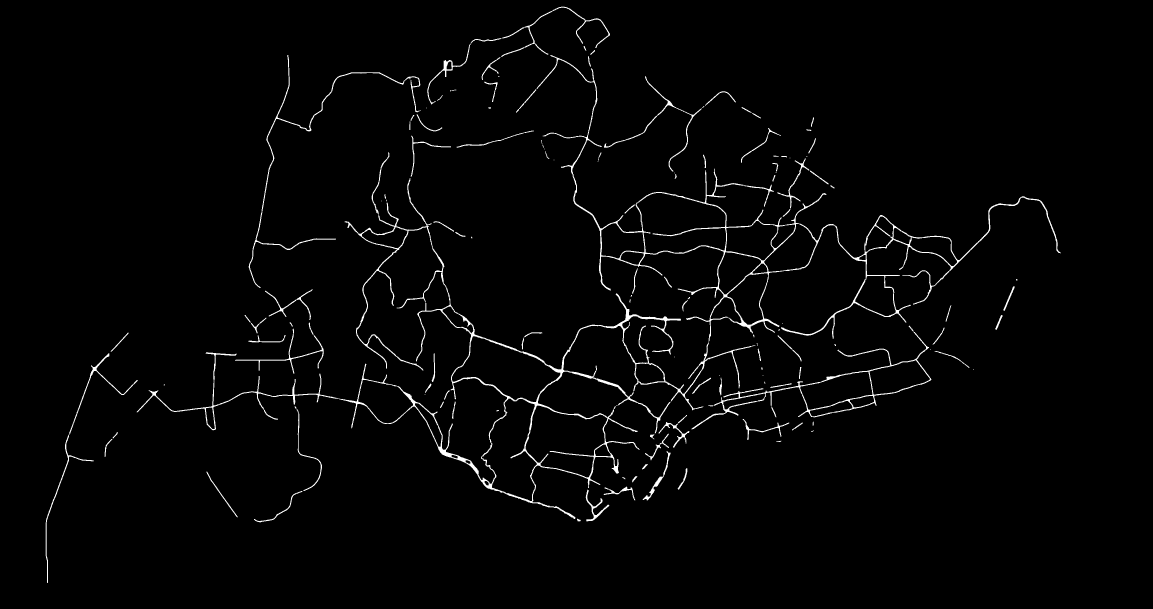
#> input picture map_processing/road2_edit.png, 3458 x 1825 px (shown at 1/3 size)
$ python make_nodes2.py
#> lines starting #> are read from the running program, lines starting #| are printed output that depends on the picture; after the words box and inside, x2 and y2 are one past the last pixel; in counts of white or black regions, pixels touching at a corner belong together
import cv2
import numpy as np
from sklearn.cluster import KMeans
import pickle

img = cv2.imread('road2_edit.png')
#> img is the input picture: shape (1825, 3458, 3); min 0, max 255, mean 4.9

mask = cv2.inRange(img, np.array([100, 100, 100]), np.array([255, 255, 255]))
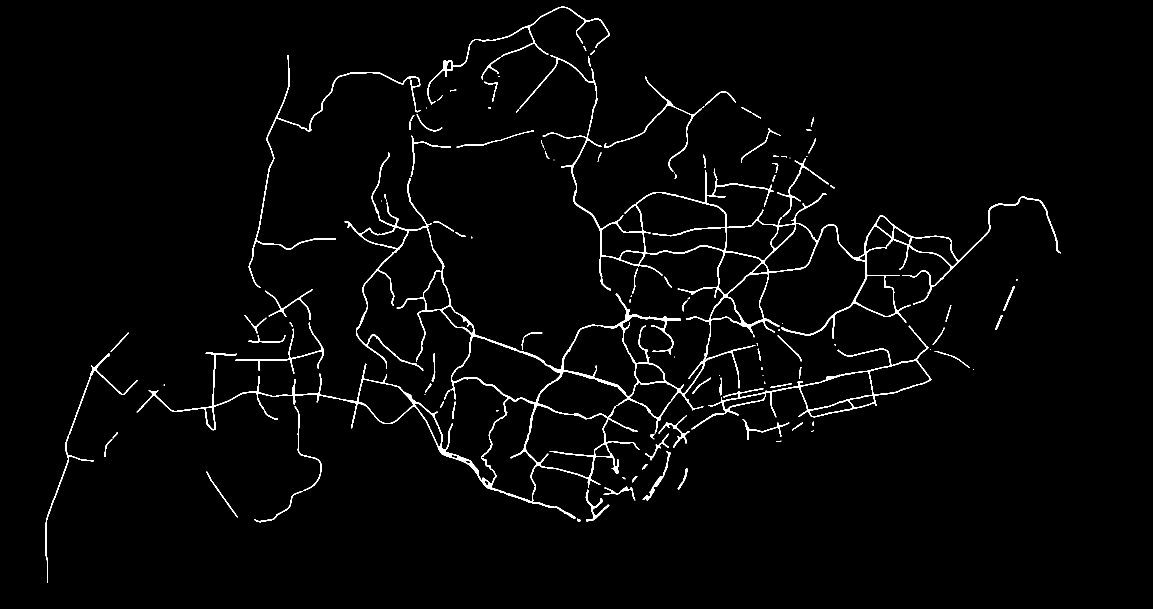
#> mask: shape (1825, 3458) (shown at 1/3 size); 1.9% white; 130 white regions (28 under 20 px), largest, box (x1, y1, x2, y2) and area: (410, 165, 3182, 1557) 73633, (2074, 996, 2794, 1288) 8183, (746, 165, 1262, 864) 5355

print(mask.shape)
#| (1825, 3458)
print(np.sum(mask) // 255)
#| 120509.0
# 120k points

cv2.imwrite("temp.png", mask)

# Extract list of (y,x) coordinates
h, w = mask.shape
#> h = 1825; w = 3458
points = [(y,x) for y in range(h) for x in range(w) if mask[y,x] == 255]
#> points = 120509 items

# Run Kmeans
print('Running Kmeans...')
N = 900
kmeans = KMeans(n_clusters=N, random_state=0).fit(points)

centers = kmeans.cluster_centers_
#> centers = 900 pairs, first value 22.73 to 1733.3, second value 138 to 3172.8
centers = [(int(c[1]), int(c[0])) for c in centers]
#> centers = 900 pairs, first value 138 to 3172, second value 22 to 1733

# Save clusters
with open('centroids2.pkl', 'wb') as f:
    pickle.dump(centers, f)

t2 = np.array(img)
for i,c in enumerate(centers):
    t2 = cv2.putText(t2, f'{i}', c, cv2.FONT_HERSHEY_SIMPLEX, 1, [0,0,255], 2, cv2.LINE_AA)
    t2 = cv2.circle(t2, c, 5, [0,0,255], 2)
#> this loop made 900 passes
#> c on passes 1 to 3: (2773, 1033), (1379, 1099), (1710, 193)
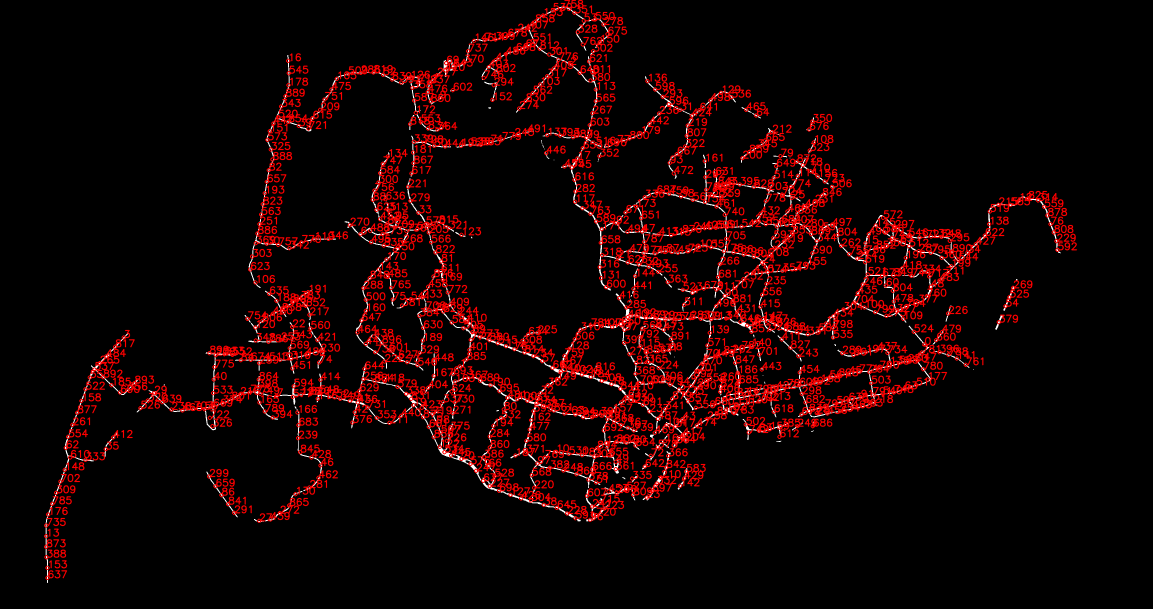
#> t2: shape (1825, 3458, 3) (shown at 1/3 size); mean B, G, R 2.9, 2.9, 23.1

cv2.imwrite("r2.png", t2)

$ run again, with map_processing/road1_edit.png copied over map_processing/road2_edit.png
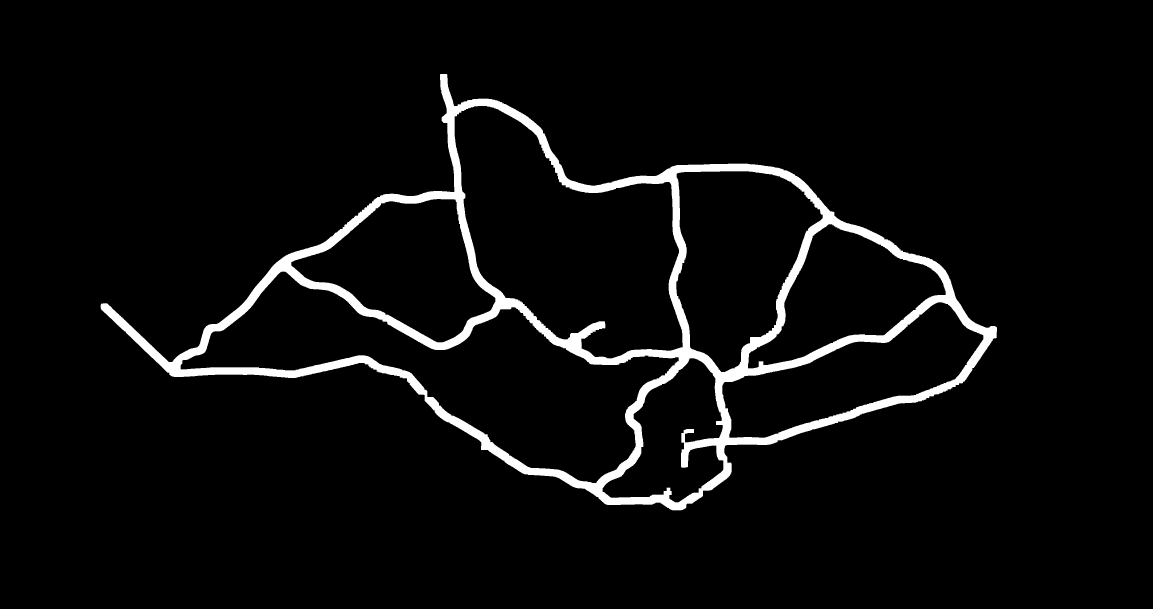
#> input picture map_processing/road1_edit.png, 3458 x 1825 px (shown at 1/3 size)
#> img is the input picture: shape (1825, 3458, 3); min 0, max 255, mean 11.1
#> `mask = cv2.inRange(img, np.array([100, 100, 100]), np.array([255, 255,..`:
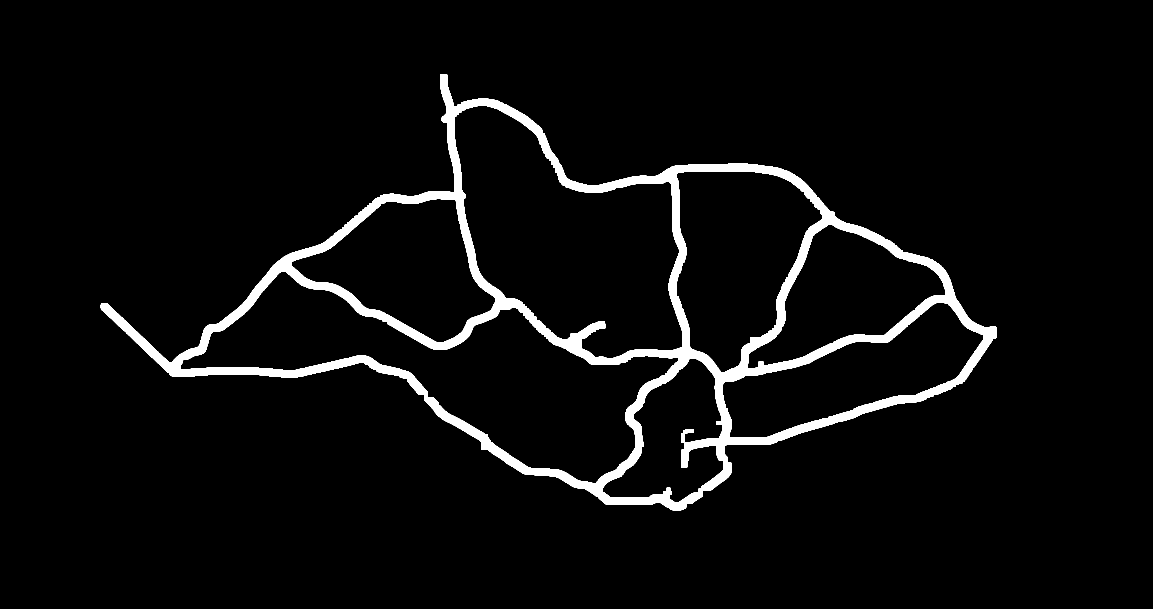
#> mask: shape (1825, 3458) (shown at 1/3 size); 4.4% white; 1 white region, box (x1, y1, x2, y2) and area: (302, 222, 2991, 1531) 275622
#| (1825, 3458)
#| 275622.0
#> points = 275622 items
#> `centers = kmeans.cluster_centers_`: centers = 900 pairs, first value 230.1 to 1523, second value 309.8 to 2982.3
#> `centers = [(int(c[1]), int(c[0])) for c in centers]`: centers = 900 pairs, first value 309 to 2982, second value 230 to 1522
#> the loop `for i,c in enumerate(centers):` made 900 passes
#> c on passes 1 to 3: (1357, 1027), (2344, 949), (611, 1028)
#> after the loop `for i,c in enumerate(centers):`:
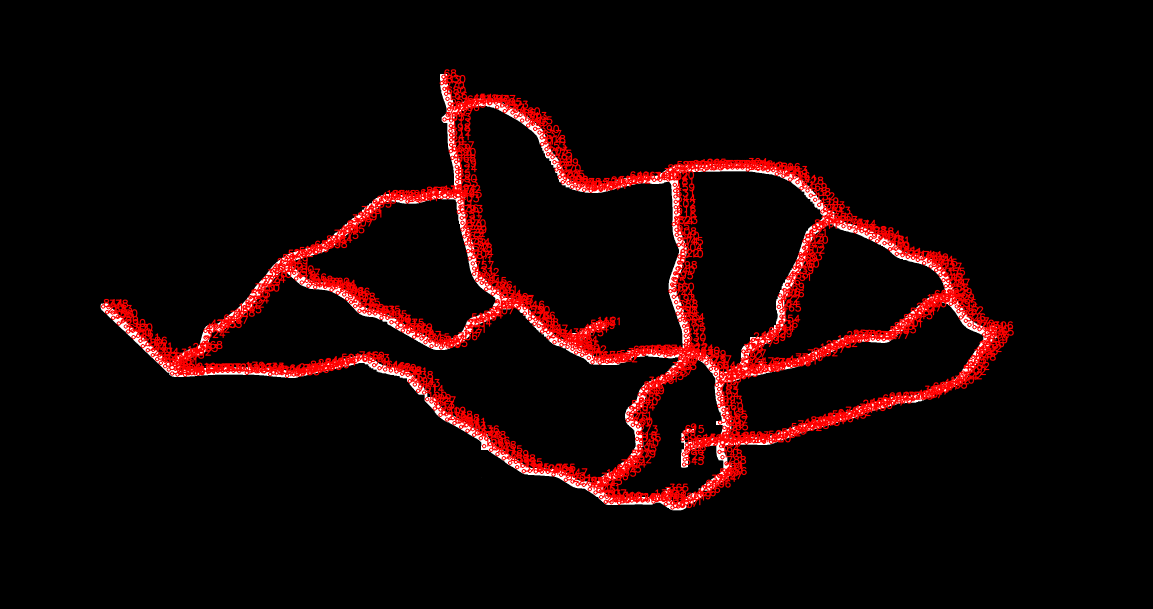
#> t2: shape (1825, 3458, 3) (shown at 1/3 size); mean B, G, R 4.2, 4.2, 19.4

$ run again, with map_processing/f2.png copied over map_processing/road2_edit.png
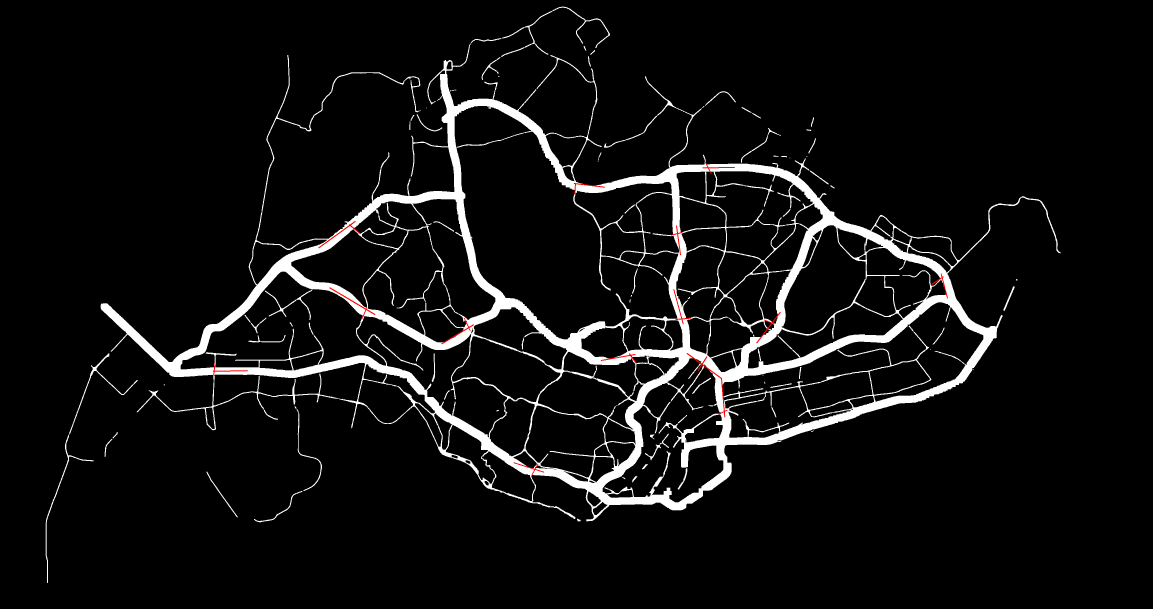
#> input picture map_processing/f2.png, 3458 x 1825 px (shown at 1/3 size)
#> img is the input picture: shape (1825, 3458, 3); mean B, G, R 15.5, 15.5, 15.7
#> `mask = cv2.inRange(img, np.array([100, 100, 100]), np.array([255, 255,..`:
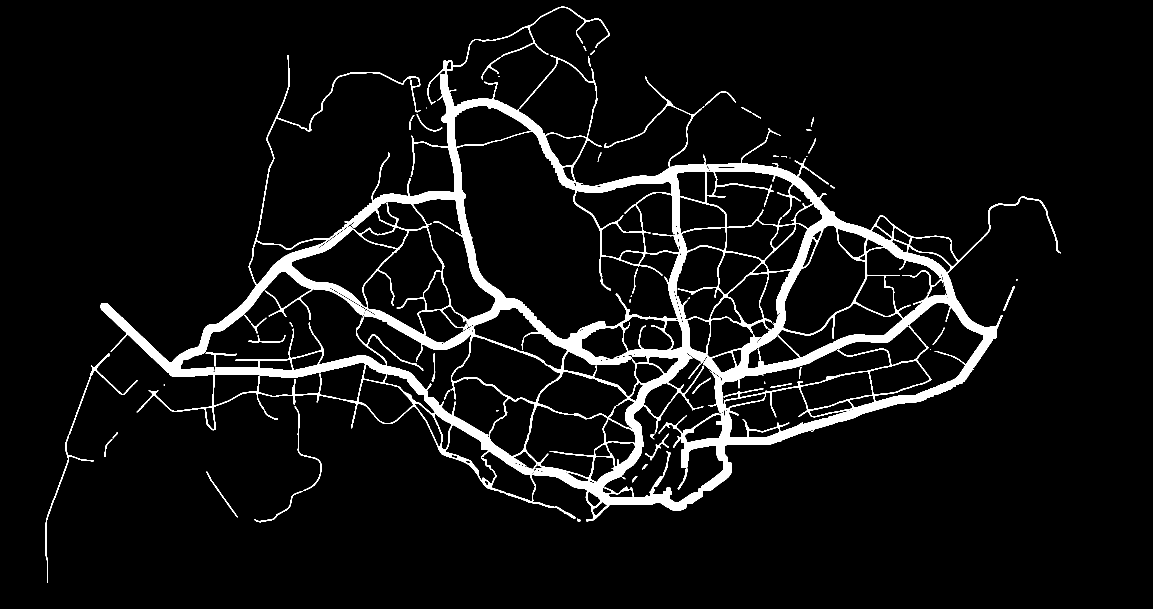
#> mask: shape (1825, 3458) (shown at 1/3 size); 6.1% white; 86 white regions (22 under 20 px), largest, box (x1, y1, x2, y2) and area: (302, 131, 3182, 1564) 363397, (1412, 20, 1830, 171) 2623, (2125, 1111, 2171, 1238) 2189
#| (1825, 3458)
#| 383522.0
#> points = 383522 items
#> `centers = kmeans.cluster_centers_`: centers = 900 pairs, first value 25.93 to 1719.8, second value 138 to 3171.2
#> `centers = [(int(c[1]), int(c[0])) for c in centers]`: centers = 900 pairs, first value 137 to 3171, second value 25 to 1719
#> the loop `for i,c in enumerate(centers):` made 900 passes
#> c on passes 1 to 3: (1475, 1023), (2775, 914), (967, 857)
#> after the loop `for i,c in enumerate(centers):`:
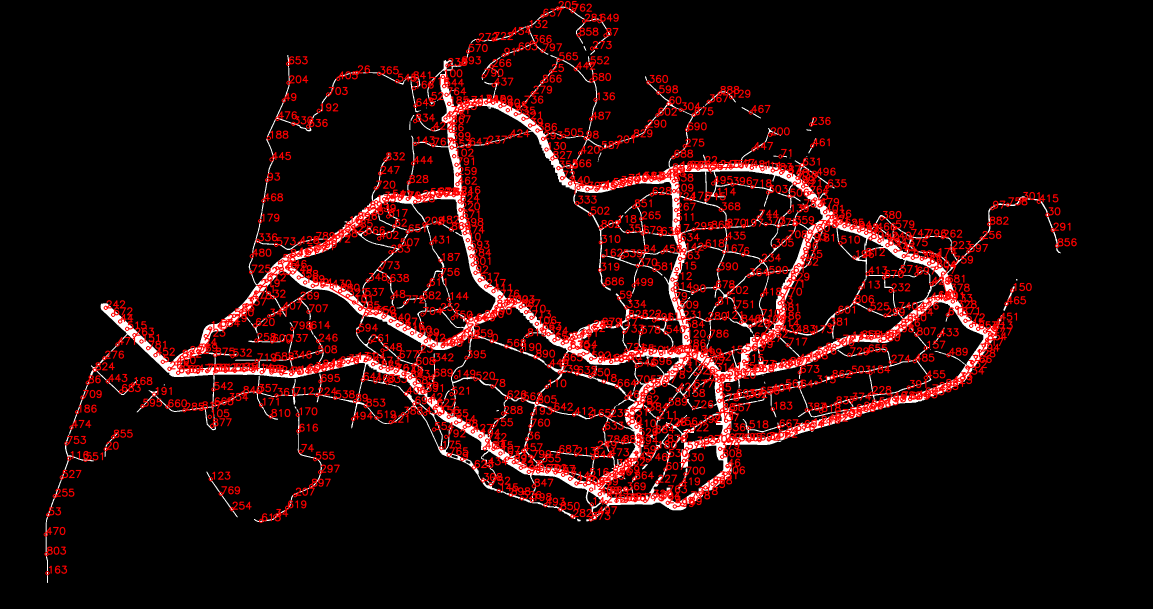
#> t2: shape (1825, 3458, 3) (shown at 1/3 size); mean B, G, R 9.7, 9.7, 29.9
